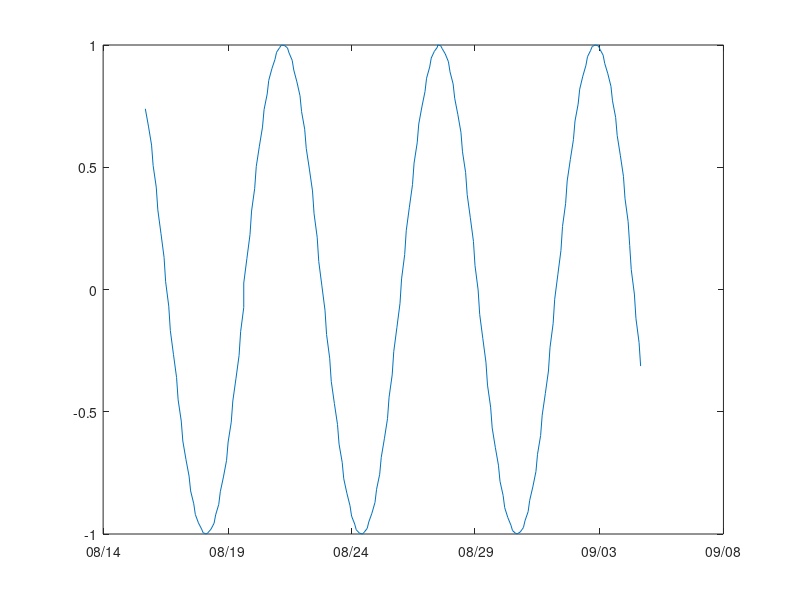

The MATLAB script that drew this image: (Note: this script raises an error after producing the figure.)
% In Matlab, create a sample 20-day time series

t = datenum(2013,8,15,17,11,31) + [0:0.1:20];
x = sin(t)
y = cos(t)
plot(t,x)
datetick

cd /Users/katehewett/Documents/LKH/tests/matlab_to_python/matlab_times2python
save sine.mat

clear all 

% put one in with fequency of 12 days
t = datenum(datetime(2013,8,15):days(12):datetime(2022,8,15))
x = sin(t)
y = cos(t)
plot(t,x)
datetick

cd /Users/katehewett/Documents/LKH/tests/matlab_to_python/matlab_times2python
save sine2.mat
